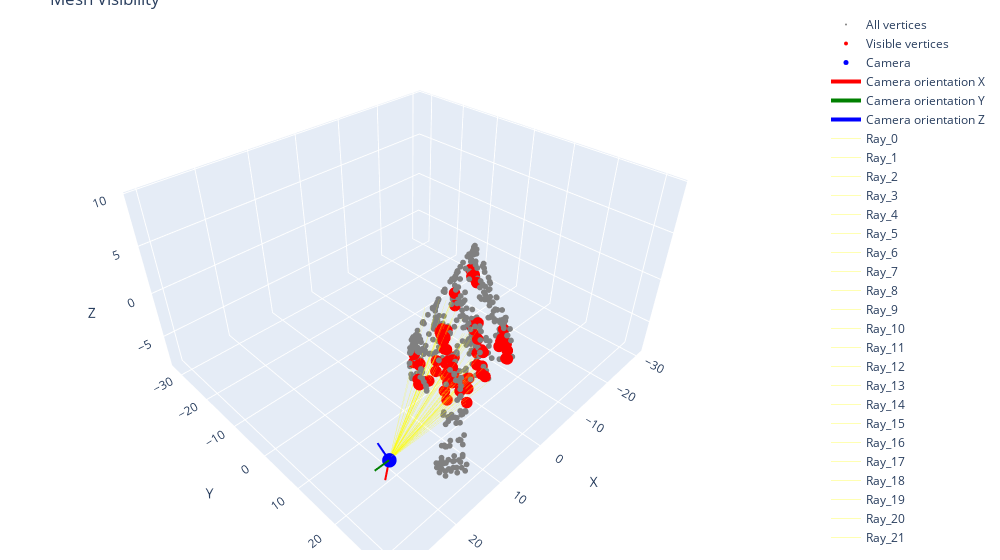

Notebook code cell kept with this figure:
### Code cell
vertices = _pier_cutted.vertices.view(np.ndarray).astype(np.float64)

potential_indices = filter_vertices(vertices, projected_vertices, _img_height, _img_width, _rotation, _center)
visible_indices, vis_rays_origins, vis_rays_directions = check_visibility(_pier_cutted, vertices, potential_indices, _center, treshhold=0.01)
camera_position = _center.squeeze()

visualize_results_rays(_pier_cutted,
                      visible_indices,
                      _rotation,
                      _center,
                      vis_rays_origins,
                      vis_rays_directions)

### Figure 1 — Plotly figure (JSON) as saved in the notebook; plotly's stock layout.template omitted (floating-point values rounded to 4 significant figures; data arrays with more than 128 entries replaced by an {"elided": "..."} marker saying what was removed)
{"data": [{"marker": {"color": "grey", "size": 2}, "mode": "markers", "name": "All vertices", "type": "scatter3d", "x": {"elided": "673 float values"}, "y": {"elided": "673 float values"}, "z": {"elided": "673 float values"}}, {"marker": {"color": "red", "size": 4}, "mode": "markers", "name": "Visible vertices", "type": "scatter3d", "x": [15.56, 14.28, 12.92, 14.71, 15.52, 14.69, 13.62, 12.89, 15.01, 13.2, 12.9, 12.43, 8.729, 9.122, 9.608, 8.255, 11.21, 10.94, 9.695, 9.464, 9.349, 13.33, 14.42, 13.45, 11.71, 18.05, 15.56, 16.28, 14.8, 14.28, 14.81, 17.45, 19.72, 17.15, 19.35, 0.9141, 0.7758, -0.1328, 11.99, 11.84, 6.267, 17.35, 15.86, 15.85, 15.13, 15.46, 15.35, 11.7, 11.27, 18.26, 17.93, 15.99, 16.77, 15.78, 17.29, 16.26, 19.33, 19.97, 19.82, 18.21, 15.59, 14.7, 13.42, 10.37, 15.15, 12.3, 15.83, 21.23, 15.24, 1.833, 7.496, 15.14, 15.85, 16.88, 22.0, 22.0, 20.85, 22.01, 22.01, 21.75], "y": [26.41, 27.08, 27.98, 24.99, 26.4, 27.3, 27.52, 27.95, 26.8, 27.88, 28.0, 28.74, 30.94, 30.42, 30.41, 29.83, 33.4, 32.94, 31.45, 30.52, 30.89, 29.54, 30.75, 29.78, 34.83, 28.79, 32.7, 34.49, 32.01, 31.2, 32.02, 28.25, 31.23, 27.91, 32.51, 16.19, 16.56, 14.86, 27.13, 27.06, 17.73, 25.79, 24.81, 25.75, 25.35, 25.06, 25.08, 27.22, 27.54, 29.79, 28.24, 25.78, 26.33, 25.67, 27.55, 25.37, 24.58, 24.06, 23.96, 25.25, 23.9, 24.93, 27.74, 32.57, 27.1, 27.8, 33.6, 27.65, 27.08, 18.18, 19.18, 24.4, 24.77, 26.51, 27.44, 27.43, 26.15, 27.56, 27.49, 26.99], "z": [0.2724, 1.928, -0.5065, 1.932, 1.962, 1.983, 1.572, 0.9055, 1.921, 1.968, 1.95, 4.517, 4.644, 5.122, 4.561, 5.541, 4.814, 4.63, 5.065, 4.987, 5.247, 6.196, 4.6, 5.049, 5.026, 4.588, 4.774, 5.033, 6.207, 6.017, 4.999, 4.921, 6.376, 5.038, 4.566, 4.99, 5.217, 5.128, 6.265, 6.113, 5.233, 4.508, 6.403, 5.072, 6.388, 6.206, 5.719, 6.209, 6.432, 6.074, 6.414, 6.209, 6.419, 6.026, 4.793, 6.405, 4.563, 4.751, 5.411, 2.772, 2.331, 0.3579, 1.083, 5.043, 2.965, 6.218, 4.914, 4.549, 4.513, 5.12, 4.752, 6.255, 6.333, 6.343, 4.55, 4.556, 5.472, 4.549, 4.549, 4.746]}, {"marker": {"color": "blue", "size": 5}, "mode": "markers", "name": "Camera", "type": "scatter3d", "x": [27.56], "y": [27.88], "z": [-0.2674]}, {"line": {"color": "red", "width": 4}, "mode": "lines", "name": "Camera orientation X", "type": "scatter3d", "x": [27.56, 27.71], "y": [27.88, 27.06], "z": [-0.2674, -2.626]}, {"line": {"color": "green", "width": 4}, "mode": "lines", "name": "Camera orientation Y", "type": "scatter3d", "x": [27.56, 30.06], "y": [27.88, 27.96], "z": [-0.2674, -0.1338]}, {"line": {"color": "blue", "width": 4}, "mode": "lines", "name": "Camera orientation Z", "type": "scatter3d", "x": [27.56, 27.59], "y": [27.88, 25.52], "z": [-0.2674, 0.5508]}, {"line": {"color": "yellow", "width": 1}, "mode": "lines", "name": "Ray_0", "opacity": 0.3, "type": "scatter3d", "x": [27.56, 12.69], "y": [27.88, 26.06], "z": [-0.2674, 0.4015]}, {"line": {"color": "yellow", "width": 1}, "mode": "lines", "name": "Ray_1", "opacity": 0.3, "type": "scatter3d", "x": [27.56, 12.79], "y": [27.88, 26.99], "z": [-0.2674, 2.174]}, {"line": {"color": "yellow", "width": 1}, "mode": "lines", "name": "Ray_2", "opacity": 0.3, "type": "scatter3d", "x": [27.56, 12.56], "y": [27.88, 27.98], "z": [-0.2674, -0.5122]}, {"line": {"color": "yellow", "width": 1}, "mode": "lines", "name": "Ray_3", "opacity": 0.3, "type": "scatter3d", "x": [27.56, 13.13], "y": [27.88, 24.63], "z": [-0.2674, 2.203]}, {"line": {"color": "yellow", "width": 1}, "mode": "lines", "name": "Ray_4", "opacity": 0.3, "type": "scatter3d", "x": [27.56, 12.92], "y": [27.88, 26.08], "z": [-0.2674, 2.445]}, {"line": {"color": "yellow", "width": 1}, "mode": "lines", "name": "Ray_5", "opacity": 0.3, "type": "scatter3d", "x": [27.56, 12.8], "y": [27.88, 27.22], "z": [-0.2674, 2.313]}, {"line": {"color": "yellow", "width": 1}, "mode": "lines", "name": "Ray_6", "opacity": 0.3, "type": "scatter3d", "x": [27.56, 12.69], "y": [27.88, 27.49], "z": [-0.2674, 1.694]}, {"line": {"color": "yellow", "width": 1}, "mode": "lines", "name": "Ray_7", "opacity": 0.3, "type": "scatter3d", "x": [27.56, 12.61], "y": [27.88, 27.95], "z": [-0.2674, 0.9282]}, {"line": {"color": "yellow", "width": 1}, "mode": "lines", "name": "Ray_8", "opacity": 0.3, "type": "scatter3d", "x": [27.56, 12.84], "y": [27.88, 26.61], "z": [-0.2674, 2.299]}, {"line": {"color": "yellow", "width": 1}, "mode": "lines", "name": "Ray_9", "opacity": 0.3, "type": "scatter3d", "x": [27.56, 12.74], "y": [27.88, 27.88], "z": [-0.2674, 2.04]}, {"line": {"color": "yellow", "width": 1}, "mode": "lines", "name": "Ray_10", "opacity": 0.3, "type": "scatter3d", "x": [27.56, 12.73], "y": [27.88, 28.0], "z": [-0.2674, 1.976]}, {"line": {"color": "yellow", "width": 1}, "mode": "lines", "name": "Ray_11", "opacity": 0.3, "type": "scatter3d", "x": [27.56, 13.28], "y": [27.88, 28.69], "z": [-0.2674, 4.248]}, {"line": {"color": "yellow", "width": 1}, "mode": "lines", "name": "Ray_12", "opacity": 0.3, "type": "scatter3d", "x": [27.56, 13.22], "y": [27.88, 30.21], "z": [-0.2674, 3.472]}, {"line": {"color": "yellow", "width": 1}, "mode": "lines", "name": "Ray_13", "opacity": 0.3, "type": "scatter3d", "x": [27.56, 13.29], "y": [27.88, 29.84], "z": [-0.2674, 3.904]}, {"line": {"color": "yellow", "width": 1}, "mode": "lines", "name": "Ray_14", "opacity": 0.3, "type": "scatter3d", "x": [27.56, 13.21], "y": [27.88, 29.9], "z": [-0.2674, 3.593]}, {"line": {"color": "yellow", "width": 1}, "mode": "lines", "name": "Ray_15", "opacity": 0.3, "type": "scatter3d", "x": [27.56, 13.26], "y": [27.88, 29.32], "z": [-0.2674, 4.034]}, {"line": {"color": "yellow", "width": 1}, "mode": "lines", "name": "Ray_16", "opacity": 0.3, "type": "scatter3d", "x": [27.56, 13.93], "y": [27.88, 32.48], "z": [-0.2674, 3.97]}, {"line": {"color": "yellow", "width": 1}, "mode": "lines", "name": "Ray_17", "opacity": 0.3, "type": "scatter3d", "x": [27.56, 13.75], "y": [27.88, 32.08], "z": [-0.2674, 3.803]}, {"line": {"color": "yellow", "width": 1}, "mode": "lines", "name": "Ray_18", "opacity": 0.3, "type": "scatter3d", "x": [27.56, 13.44], "y": [27.88, 30.7], "z": [-0.2674, 3.946]}, {"line": {"color": "yellow", "width": 1}, "mode": "lines", "name": "Ray_19", "opacity": 0.3, "type": "scatter3d", "x": [27.56, 13.29], "y": [27.88, 29.96], "z": [-0.2674, 3.875]}, {"line": {"color": "yellow", "width": 1}, "mode": "lines", "name": "Ray_20", "opacity": 0.3, "type": "scatter3d", "x": [27.56, 13.38], "y": [27.88, 30.23], "z": [-0.2674, 4.026]}, {"line": {"color": "yellow", "width": 1}, "mode": "lines", "name": "Ray_21", "opacity": 0.3, "type": "scatter3d", "x": [27.56, 13.98], "y": [27.88, 29.46], "z": [-0.2674, 5.901]}, {"line": {"color": "yellow", "width": 1}, "mode": "lines", "name": "Ray_22", "opacity": 0.3, "type": "scatter3d", "x": [27.56, 13.78], "y": [27.88, 30.89], "z": [-0.2674, 4.837]}, {"line": {"color": "yellow", "width": 1}, "mode": "lines", "name": "Ray_23", "opacity": 0.3, "type": "scatter3d", "x": [27.56, 13.63], "y": [27.88, 29.76], "z": [-0.2674, 4.979]}, {"line": {"color": "yellow", "width": 1}, "mode": "lines", "name": "Ray_24", "opacity": 0.3, "type": "scatter3d", "x": [27.56, 14.43], "y": [27.88, 33.64], "z": [-0.2674, 4.12]}, {"line": {"color": "yellow", "width": 1}, "mode": "lines", "name": "Ray_25", "opacity": 0.3, "type": "scatter3d", "x": [27.56, 14.25], "y": [27.88, 29.15], "z": [-0.2674, 6.526]}, {"line": {"color": "yellow", "width": 1}, "mode": "lines", "name": "Ray_26", "opacity": 0.3, "type": "scatter3d", "x": [27.56, 14.59], "y": [27.88, 33.09], "z": [-0.2674, 5.182]}, {"line": {"color": "yellow", "width": 1}, "mode": "lines", "name": "Ray_27", "opacity": 0.3, "type": "scatter3d", "x": [27.56, 15.57], "y": [27.88, 34.91], "z": [-0.2674, 5.368]}, {"line": {"color": "yellow", "width": 1}, "mode": "lines", "name": "Ray_28", "opacity": 0.3, "type": "scatter3d", "x": [27.56, 14.71], "y": [27.88, 32.04], "z": [-0.2674, 6.252]}, {"line": {"color": "yellow", "width": 1}, "mode": "lines", "name": "Ray_29", "opacity": 0.3, "type": "scatter3d", "x": [27.56, 14.33], "y": [27.88, 31.19], "z": [-0.2674, 5.989]}, {"line": {"color": "yellow", "width": 1}, "mode": "lines", "name": "Ray_30", "opacity": 0.3, "type": "scatter3d", "x": [27.56, 14.28], "y": [27.88, 32.19], "z": [-0.2674, 5.217]}, {"line": {"color": "yellow", "width": 1}, "mode": "lines", "name": "Ray_31", "opacity": 0.3, "type": "scatter3d", "x": [27.56, 14.22], "y": [27.88, 28.37], "z": [-0.2674, 6.578]}, {"line": {"color": "yellow", "width": 1}, "mode": "lines", "name": "Ray_32", "opacity": 0.3, "type": "scatter3d", "x": [27.56, 16.68], "y": [27.88, 32.53], "z": [-0.2674, 8.95]}, {"line": {"color": "yellow", "width": 1}, "mode": "lines", "name": "Ray_33", "opacity": 0.3, "type": "scatter3d", "x": [27.56, 14.2], "y": [27.88, 27.92], "z": [-0.2674, 6.543]}, {"line": {"color": "yellow", "width": 1}, "mode": "lines", "name": "Ray_34", "opacity": 0.3, "type": "scatter3d", "x": [27.56, 15.93], "y": [27.88, 34.43], "z": [-0.2674, 6.577]}, {"line": {"color": "yellow", "width": 1}, "mode": "lines", "name": "Ray_35", "opacity": 0.3, "type": "scatter3d", "x": [27.56, 14.04], "y": [27.88, 21.95], "z": [-0.2674, 2.4]}, {"line": {"color": "yellow", "width": 1}, "mode": "lines", "name": "Ray_36", "opacity": 0.3, "type": "scatter3d", "x": [27.56, 13.98], "y": [27.88, 22.14], "z": [-0.2674, 2.513]}, {"line": {"color": "yellow", "width": 1}, "mode": "lines", "name": "Ray_37", "opacity": 0.3, "type": "scatter3d", "x": [27.56, 14.19], "y": [27.88, 21.59], "z": [-0.2674, 2.337]}, {"line": {"color": "yellow", "width": 1}, "mode": "lines", "name": "Ray_38", "opacity": 0.3, "type": "scatter3d", "x": [27.56, 13.74], "y": [27.88, 27.21], "z": [-0.2674, 5.528]}, {"line": {"color": "yellow", "width": 1}, "mode": "lines", "name": "Ray_39", "opacity": 0.3, "type": "scatter3d", "x": [27.56, 13.68], "y": [27.88, 27.15], "z": [-0.2674, 5.368]}, {"line": {"color": "yellow", "width": 1}, "mode": "lines", "name": "Ray_40", "opacity": 0.3, "type": "scatter3d", "x": [27.56, 14.37], "y": [27.88, 21.59], "z": [-0.2674, 3.139]}, {"line": {"color": "yellow", "width": 1}, "mode": "lines", "name": "Ray_41", "opacity": 0.3, "type": "scatter3d", "x": [27.56, 14.2], "y": [27.88, 25.15], "z": [-0.2674, 5.984]}, {"line": {"color": "yellow", "width": 1}, "mode": "lines", "name": "Ray_42", "opacity": 0.3, "type": "scatter3d", "x": [27.56, 14.85], "y": [27.88, 24.55], "z": [-0.2674, 6.975]}, {"line": {"color": "yellow", "width": 1}, "mode": "lines", "name": "Ray_43", "opacity": 0.3, "type": "scatter3d", "x": [27.56, 14.09], "y": [27.88, 25.43], "z": [-0.2674, 5.871]}, {"line": {"color": "yellow", "width": 1}, "mode": "lines", "name": "Ray_44", "opacity": 0.3, "type": "scatter3d", "x": [27.56, 14.54], "y": [27.88, 25.24], "z": [-0.2674, 6.703]}, {"line": {"color": "yellow", "width": 1}, "mode": "lines", "name": "Ray_45", "opacity": 0.3, "type": "scatter3d", "x": [27.56, 14.6], "y": [27.88, 24.86], "z": [-0.2674, 6.664]}, {"line": {"color": "yellow", "width": 1}, "mode": "lines", "name": "Ray_46", "opacity": 0.3, "type": "scatter3d", "x": [27.56, 14.37], "y": [27.88, 24.85], "z": [-0.2674, 6.2]}, {"line": {"color": "yellow", "width": 1}, "mode": "lines", "name": "Ray_47", "opacity": 0.3, "type": "scatter3d", "x": [27.56, 13.68], "y": [27.88, 27.3], "z": [-0.2674, 5.4]}, {"line": {"color": "yellow", "width": 1}, "mode": "lines", "name": "Ray_48", "opacity": 0.3, "type": "scatter3d", "x": [27.56, 13.69], "y": [27.88, 27.59], "z": [-0.2674, 5.437]}, {"line": {"color": "yellow", "width": 1}, "mode": "lines", "name": "Ray_49", "opacity": 0.3, "type": "scatter3d", "x": [27.56, 15.34], "y": [27.88, 30.39], "z": [-0.2674, 8.063]}, {"line": {"color": "yellow", "width": 1}, "mode": "lines", "name": "Ray_50", "opacity": 0.3, "type": "scatter3d", "x": [27.56, 15.24], "y": [27.88, 28.34], "z": [-0.2674, 8.28]}, {"line": {"color": "yellow", "width": 1}, "mode": "lines", "name": "Ray_51", "opacity": 0.3, "type": "scatter3d", "x": [27.56, 14.63], "y": [27.88, 25.54], "z": [-0.2674, 6.967]}, {"line": {"color": "yellow", "width": 1}, "mode": "lines", "name": "Ray_52", "opacity": 0.3, "type": "scatter3d", "x": [27.56, 14.91], "y": [27.88, 26.06], "z": [-0.2674, 7.578]}, {"line": {"color": "yellow", "width": 1}, "mode": "lines", "name": "Ray_53", "opacity": 0.3, "type": "scatter3d", "x": [27.56, 14.51], "y": [27.88, 25.43], "z": [-0.2674, 6.706]}, {"line": {"color": "yellow", "width": 1}, "mode": "lines", "name": "Ray_54", "opacity": 0.3, "type": "scatter3d", "x": [27.56, 14.11], "y": [27.88, 27.45], "z": [-0.2674, 6.357]}, {"line": {"color": "yellow", "width": 1}, "mode": "lines", "name": "Ray_55", "opacity": 0.3, "type": "scatter3d", "x": [27.56, 14.87], "y": [27.88, 25.06], "z": [-0.2674, 7.225]}, {"line": {"color": "yellow", "width": 1}, "mode": "lines", "name": "Ray_56", "opacity": 0.3, "type": "scatter3d", "x": [27.56, 15.33], "y": [27.88, 22.98], "z": [-0.2674, 6.909]}, {"line": {"color": "yellow", "width": 1}, "mode": "lines", "name": "Ray_57", "opacity": 0.3, "type": "scatter3d", "x": [27.56, 16.02], "y": [27.88, 22.07], "z": [-0.2674, 7.363]}, {"line": {"color": "yellow", "width": 1}, "mode": "lines", "name": "Ray_58", "opacity": 0.3, "type": "scatter3d", "x": [27.56, 16.36], "y": [27.88, 22.21], "z": [-0.2674, 7.95]}, {"line": {"color": "yellow", "width": 1}, "mode": "lines", "name": "Ray_59", "opacity": 0.3, "type": "scatter3d", "x": [27.56, 13.78], "y": [27.88, 24.0], "z": [-0.2674, 4.212]}, {"line": {"color": "yellow", "width": 1}, "mode": "lines", "name": "Ray_60", "opacity": 0.3, "type": "scatter3d", "x": [27.56, 13.62], "y": [27.88, 23.24], "z": [-0.2674, 2.759]}, {"line": {"color": "yellow", "width": 1}, "mode": "lines", "name": "Ray_61", "opacity": 0.3, "type": "scatter3d", "x": [27.56, 12.96], "y": [27.88, 24.53], "z": [-0.2674, 0.4427]}, {"line": {"color": "yellow", "width": 1}, "mode": "lines", "name": "Ray_62", "opacity": 0.3, "type": "scatter3d", "x": [27.56, 12.63], "y": [27.88, 27.73], "z": [-0.2674, 1.159]}, {"line": {"color": "yellow", "width": 1}, "mode": "lines", "name": "Ray_63", "opacity": 0.3, "type": "scatter3d", "x": [27.56, 13.69], "y": [27.88, 31.66], "z": [-0.2674, 4.016]}, {"line": {"color": "yellow", "width": 1}, "mode": "lines", "name": "Ray_64", "opacity": 0.3, "type": "scatter3d", "x": [27.56, 13.07], "y": [27.88, 26.97], "z": [-0.2674, 3.507]}, {"line": {"color": "yellow", "width": 1}, "mode": "lines", "name": "Ray_65", "opacity": 0.3, "type": "scatter3d", "x": [27.56, 13.75], "y": [27.88, 27.81], "z": [-0.2674, 5.598]}, {"line": {"color": "yellow", "width": 1}, "mode": "lines", "name": "Ray_66", "opacity": 0.3, "type": "scatter3d", "x": [27.56, 15.03], "y": [27.88, 33.99], "z": [-0.2674, 5.27]}, {"line": {"color": "yellow", "width": 1}, "mode": "lines", "name": "Ray_67", "opacity": 0.3, "type": "scatter3d", "x": [27.56, 15.63], "y": [27.88, 27.45], "z": [-0.2674, 8.813]}, {"line": {"color": "yellow", "width": 1}, "mode": "lines", "name": "Ray_68", "opacity": 0.3, "type": "scatter3d", "x": [27.56, 13.6], "y": [27.88, 26.98], "z": [-0.2674, 5.148]}, {"line": {"color": "yellow", "width": 1}, "mode": "lines", "name": "Ray_69", "opacity": 0.3, "type": "scatter3d", "x": [27.56, 13.79], "y": [27.88, 22.69], "z": [-0.2674, 2.617]}, {"line": {"color": "yellow", "width": 1}, "mode": "lines", "name": "Ray_70", "opacity": 0.3, "type": "scatter3d", "x": [27.56, 14.15], "y": [27.88, 22.06], "z": [-0.2674, 3.088]}, {"line": {"color": "yellow", "width": 1}, "mode": "lines", "name": "Ray_71", "opacity": 0.3, "type": "scatter3d", "x": [27.56, 14.67], "y": [27.88, 24.26], "z": [-0.2674, 6.5]}, {"line": {"color": "yellow", "width": 1}, "mode": "lines", "name": "Ray_72", "opacity": 0.3, "type": "scatter3d", "x": [27.56, 14.83], "y": [27.88, 24.5], "z": [-0.2674, 6.907]}, {"line": {"color": "yellow", "width": 1}, "mode": "lines", "name": "Ray_73", "opacity": 0.3, "type": "scatter3d", "x": [27.56, 14.88], "y": [27.88, 26.26], "z": [-0.2674, 7.579]}, {"line": {"color": "yellow", "width": 1}, "mode": "lines", "name": "Ray_74", "opacity": 0.3, "type": "scatter3d", "x": [27.56, 16.25], "y": [27.88, 26.98], "z": [-0.2674, 9.541]}, {"line": {"color": "yellow", "width": 1}, "mode": "lines", "name": "Ray_75", "opacity": 0.3, "type": "scatter3d", "x": [27.56, 16.25], "y": [27.88, 26.97], "z": [-0.2674, 9.54]}, {"line": {"color": "yellow", "width": 1}, "mode": "lines", "name": "Ray_76", "opacity": 0.3, "type": "scatter3d", "x": [27.56, 16.37], "y": [27.88, 25.0], "z": [-0.2674, 9.3]}, {"line": {"color": "yellow", "width": 1}, "mode": "lines", "name": "Ray_77", "opacity": 0.3, "type": "scatter3d", "x": [27.56, 16.25], "y": [27.88, 27.23], "z": [-0.2674, 9.559]}, {"line": {"color": "yellow", "width": 1}, "mode": "lines", "name": "Ray_78", "opacity": 0.3, "type": "scatter3d", "x": [27.56, 16.25], "y": [27.88, 27.08], "z": [-0.2674, 9.549]}, {"line": {"color": "yellow", "width": 1}, "mode": "lines", "name": "Ray_79", "opacity": 0.3, "type": "scatter3d", "x": [27.56, 16.27], "y": [27.88, 26.16], "z": [-0.2674, 9.463]}], "layout": {"margin": {"b": 10, "l": 10, "r": 20, "t": 10}, "scene": {"aspectmode": "data", "xaxis": {"range": [-32, 32], "title": {"text": "X"}}, "yaxis": {"range": [-34, 34], "title": {"text": "Y"}}, "zaxis": {"title": {"text": "Z"}}}, "title": {"text": "Mesh Visibility"}, "width": 1000}}
